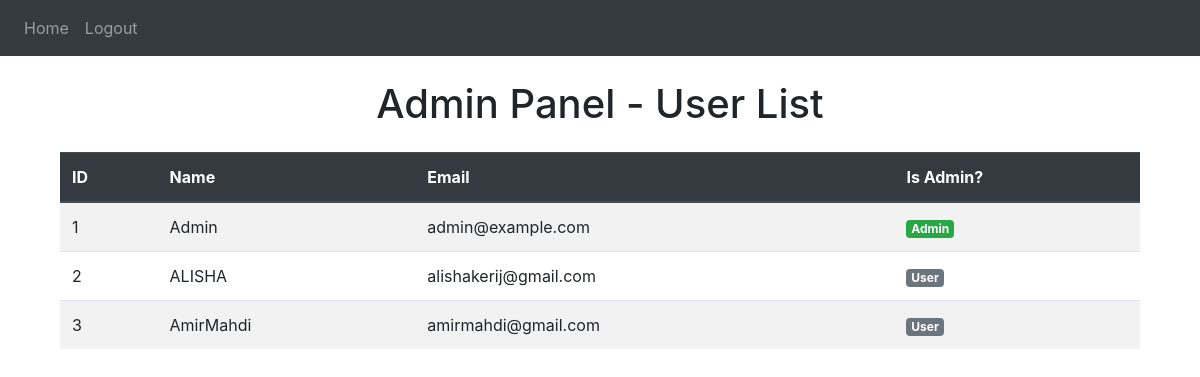
/admin, run on an earlier commit of the app's database.
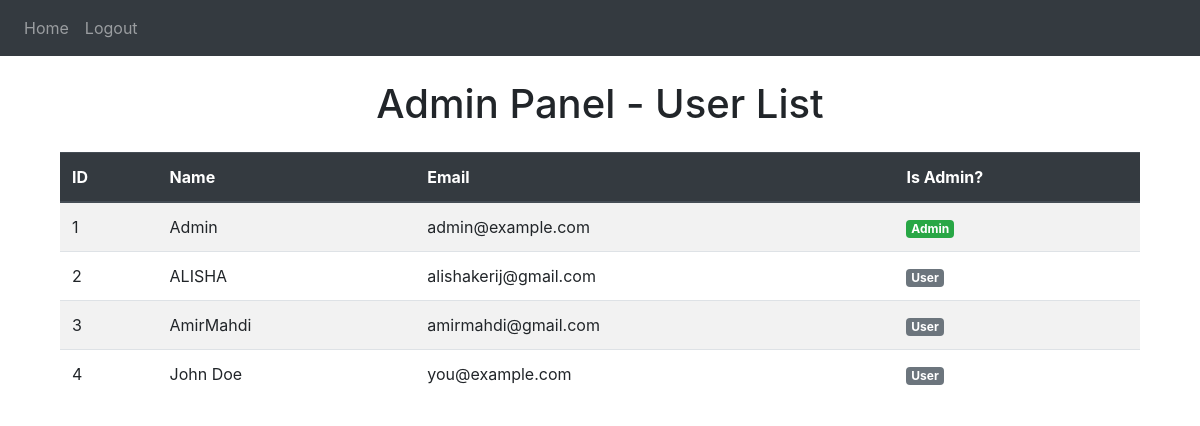
And on a later commit of the database.
### website/models.py (models this page shows)
class User(db.Model,UserMixin):
    id = db.Column(db.Integer, primary_key=True)
    email = db.Column(db.String(100), nullable=False, unique=True)
    password = db.Column(db.String(100), nullable=False)
    name = db.Column(db.String(100), nullable=False)
    token = db.Column(db.String(500), nullable=True)
    is_admin = db.Column(db.Boolean, default=False)
    notes = db.relationship('Note')

### website/views.py (the view)
@views.route('/admin')
@limiter.exempt
def admin_panel():
    token = request.cookies.get('token')
    user = User.query.filter_by(token=token).first()
    if not user or not user.is_admin:
        flash('Access denied.', category='error')
        return redirect(url_for('views.home'))
    users = User.query.all()
    return render_template('admin.html', users=users, user=user)

### website/templates/admin.html (shortened to what this page needs)
{% extends "base.html" %}
{% block content %}
<div class="container mt-4">
  <h1 class="text-center">Admin Panel - User List</h1>
  <table class="table table-striped mt-4">
    <thead class="thead-dark">
      <tr>
        <th>ID</th>
        <th>Name</th>
        <th>Email</th>
        <th>Is Admin?</th>
      </tr>
    </thead>
    <tbody>
      {% for user in users %}
      <tr>
        <td>{{ user.id }}</td>
        <td>{{ user.name }}</td>
        <td>{{ user.email }}</td>
        <td>
          {% if user.is_admin %}
            <span class="badge badge-success">Admin</span>
          {% else %}
            <span class="badge badge-secondary">User</span>
          {% endif %}
        </td>
      </tr>
      {% endfor %}
    </tbody>
  </table>
</div>
{% endblock %}

### website/templates/base.html (shortened to what this page needs)
<!DOCTYPE html>
<html>
<head>
  <link rel="stylesheet" href="https://stackpath.bootstrapcdn.com/bootstrap/4.4.1/css/bootstrap.min.css"
 />
  <link rel="stylesheet" href="https://stackpath.bootstrapcdn.com/font-awesome/4.7.0/css/font-awesome.min.css"
 />
</head>
<body>
  <nav class="navbar navbar-expand-lg navbar-dark bg-dark">
    <div class="collapse navbar-collapse" id="navbar">
      <div class="navbar-nav">
        {% if user.is_authenticated %}
        <a class="nav-item nav-link" id="home" href="/">Home</a>
        <a class="nav-item nav-link" id="logout" href="/logout">Logout</a>
        {% else %}
        <a class="nav-item nav-link" id="login" href="/login">Login</a>
        <a class="nav-item nav-link" id="signUp" href="/sign-up">Sign Up</a>
        {% endif %}
      </div>
    </div>
  </nav>
  <div class="container">{% block content %} {% endblock %}</div>
</body>
</html>

What changed in the data, as far as the page shows it:
added User: id "4", name "John Doe", email "you@example.com", is_admin "User"
